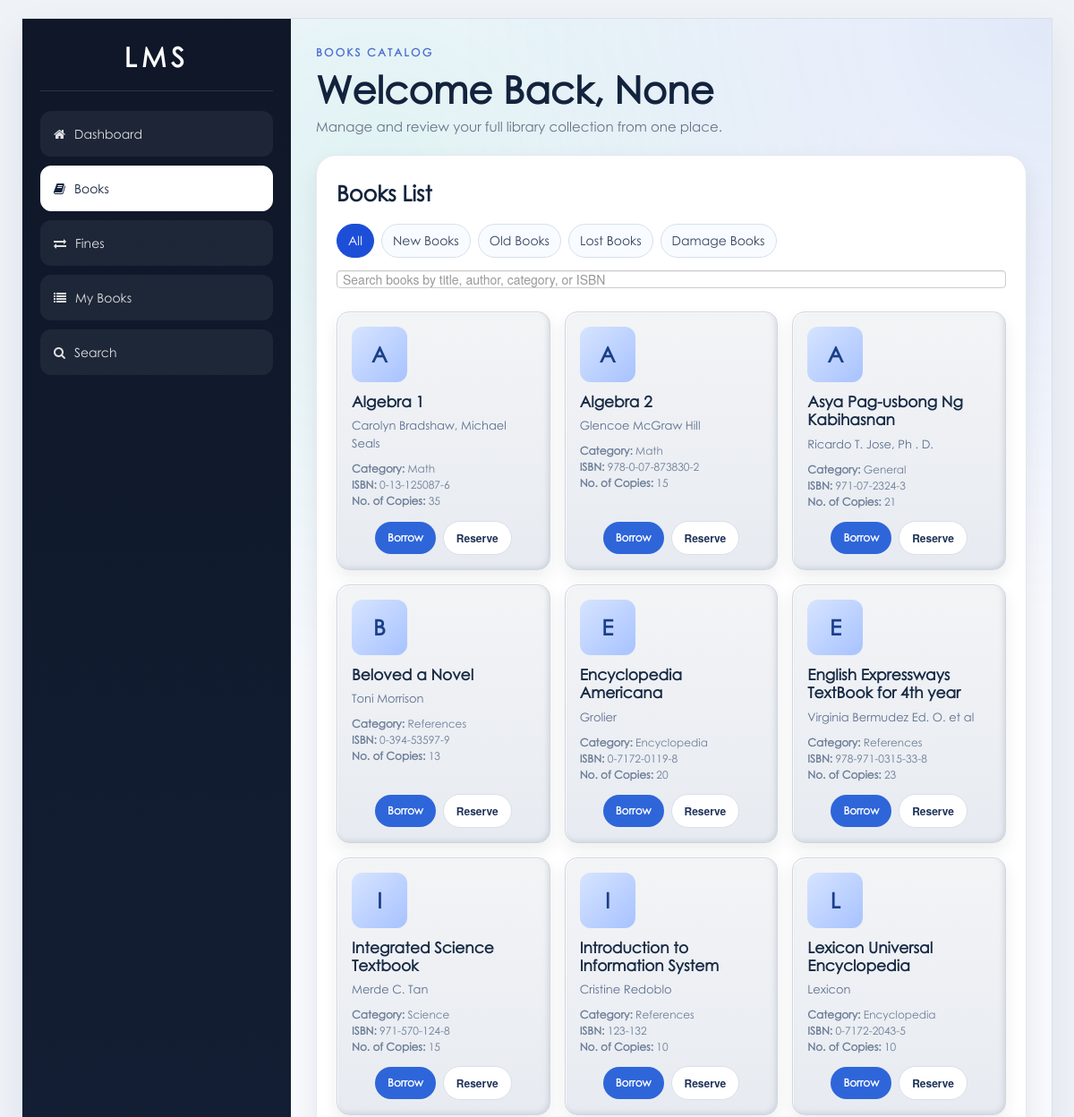
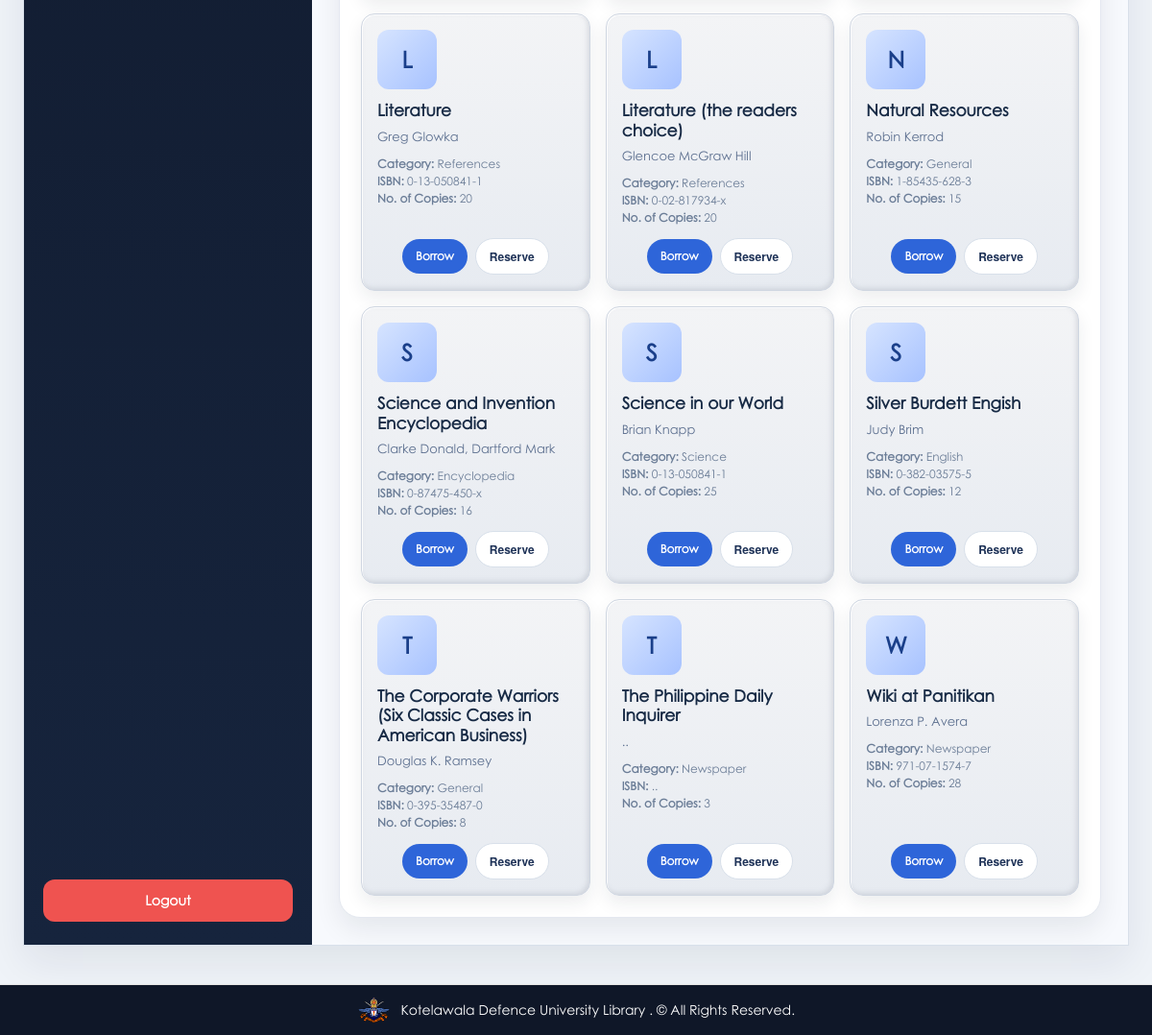
Screenshot of /student/books.php (signed in) with the database file from the repository (2 pictures, top to bottom).
### tables this page shows
CREATE TABLE IF NOT EXISTS `book` (
  `book_id` int(11) NOT NULL AUTO_INCREMENT,
  `book_title` varchar(100) NOT NULL,
  `category_id` int(50) NOT NULL,
  `author` varchar(50) NOT NULL,
  `book_copies` int(11) NOT NULL,
  `book_pub` varchar(100) NOT NULL,
  `publisher_name` varchar(100) NOT NULL,
  `isbn` varchar(50) NOT NULL,
  `copyright_year` int(11) NOT NULL,
  `date_receive` varchar(20) NOT NULL,
  `date_added` datetime NOT NULL,
  `status` varchar(30) NOT NULL,
  PRIMARY KEY (`book_id`)
);

CREATE TABLE IF NOT EXISTS `category` (
  `category_id` int(11) NOT NULL AUTO_INCREMENT,
  `classname` varchar(50) DEFAULT NULL,
  PRIMARY KEY (`category_id`),
  UNIQUE KEY `category_id` (`category_id`),
  KEY `classid` (`category_id`)
);

### student/books.php (the view, shortened to what this page needs)
<?php include('header.php'); ?>
<?php include('session.php'); ?>
<?php include('dbcon.php'); ?>
<?php
$book_filter = isset($_GET['filter']) ? strtolower(trim($_GET['filter'])) : 'all';
$book_filter_map = array(
    'all' => array('label' => 'All Books', 'query' => "SELECT b.*, c.classname FROM book b LEFT JOIN category c ON b.category_id = c.category_id ORDER BY b.book_title ASC"),
    'new' => array('label' => 'New Books', 'query' => "SELECT b.*, c.classname FROM book b LEFT JOIN category c ON b.category_id = c.category_id WHERE b.status = 'new' ORDER BY b.book_title ASC"),
    'old' => array('label' => 'Old Books', 'query' => "SELECT b.*, c.classname FROM book b LEFT JOIN category c ON b.category_id = c.category_id WHERE b.status = 'old' ORDER BY b.book_title ASC"),
    'lost' => array('label' => 'Lost Books', 'query' => "SELECT b.*, c.classname FROM book b LEFT JOIN category c ON b.category_id = c.category_id WHERE b.status = 'lost' ORDER BY b.book_title ASC"),
    'damage' => array('label' => 'Damage Books', 'query' => "SELECT b.*, c.classname FROM book b LEFT JOIN category c ON b.category_id = c.category_id WHERE b.status = 'Damage' ORDER BY b.book_title ASC"),
);
$account_name = 'Account';
$account_query = mysqli_query($con, "SELECT username, firstname, lastname FROM students WHERE student_id='" . (int)$session_id . "' LIMIT 1") or die(mysqli_error($con));
$account_row = mysqli_fetch_assoc($account_query);
if ($account_row) {
    $account_name = trim($account_row['username']);
    if ($account_name === '') {
        $account_name = trim($account_row['firstname'] . ' ' . $account_row['lastname']);
    }
}
if (isset($_SESSION['username']) && trim($_SESSION['username']) !== '') {
    $account_name = trim($_SESSION['username']);
}
$reserved_book_ids = array();
$borrowed_book_ids = array();
?>
<div class="container dashboard-shell">
    <div class="dashboard-panel">
        <div class="dashboard-sidebar">
            <div class="dashboard-brand">LMS</div>
            <ul class="dashboard-nav">
                <li><a href="dashboard.php"><i class="icon-home"></i> Dashboard</a></li>
                <li><a class="active" href="books.php"><i class="icon-book"></i> Books</a></li>
                <li><a href="fines.php"><i class="icon-exchange"></i> Fines</a></li>
                <li><a href="my_books.php"><i class="icon-list"></i> My Books</a></li>
                <li><a href="advance_search.php"><i class="icon-search"></i> Search</a></li>
            </ul>
            <div class="sidebar-footer">
                <a class="logout-btn" href="#logout" data-toggle="modal">Logout</a>
            </div>
        </div>
        <div class="dashboard-content">
            <div class="dashboard-hero">
                <div>
                    <div class="eyebrow">Books Catalog</div>
                    <h2>Welcome Back, <?php echo htmlspecialchars($account_name); ?></h2>
                    <p>Manage and review your full library collection from one place.</p>
                </div>
            </div>
            <div class="books-card">
                <div class="books-card-head">
                    <h3>Books List</h3>
                </div>
                <div class="book-filter-tabs">
                    <a class="<?php echo $book_filter === 'all' ? 'active' : ''; ?>" href="books.php">All</a>
                    <a class="<?php echo $book_filter === 'new' ? 'active' : ''; ?>" href="books.php?filter=new">New Books</a>
                    <a class="<?php echo $book_filter === 'old' ? 'active' : ''; ?>" href="books.php?filter=old">Old Books</a>
                    <a class="<?php echo $book_filter === 'lost' ? 'active' : ''; ?>" href="books.php?filter=lost">Lost Books</a>
                    <a class="<?php echo $book_filter === 'damage' ? 'active' : ''; ?>" href="books.php?filter=damage">Damage Books</a>
                </div>
                <div class="book-search-wrap">
                    <input type="text" id="bookSearchInput" class="book-search-input" placeholder="Search books by title, author, category, or ISBN">
                </div>
                <div class="books-grid" id="booksGrid">
                    <?php
                    $user_query = mysqli_query($con, $book_filter_map[$book_filter]['query']) or die(mysqli_error($con));
                    while ($row = mysqli_fetch_array($user_query)) {
                        $id = $row['book_id'];
                        $book_copies = (int) $row['book_copies'];
                        $total = max(0, $book_copies);
                        $is_reserved = isset($reserved_book_ids[(int) $id]);
                        $is_borrowed = isset($borrowed_book_ids[(int) $id]);
                        $can_reserve = $total > 0 && !$is_reserved && !$is_borrowed;
                        $book_title = trim($row['book_title']);
                        $author = trim($row['author']);
                        $category = trim((string)$row['classname']);
                        $isbn = trim((string)$row['isbn']);
                        $search_blob = strtolower($book_title . ' ' . $author . ' ' . $category . ' ' . $isbn);
                        $cover_letter = strtoupper(substr($book_title, 0, 1));
                    ?>
                    <div class="book-name-card" data-search="<?php echo htmlspecialchars($search_blob); ?>">
                        <div class="book-cover-chip"><?php echo htmlspecialchars($cover_letter); ?></div>
                        <h4 class="book-card-title"><?php echo htmlspecialchars($book_title); ?></h4>
                        <p class="book-card-author"><?php echo htmlspecialchars($author); ?></p>
                        <div class="book-card-meta">
                            <div><strong>Category:</strong> <?php echo htmlspecialchars($category); ?></div>
                            <div><strong>ISBN:</strong> <?php echo htmlspecialchars($isbn); ?></div>
                            <div><strong>No. of Copies:</strong> <?php echo (int) $total; ?></div>
                        </div>
                        <div class="book-card-actions">
                            <?php if ($total > 0) { ?>
                                <a href="borrow.php" class="book-borrow-btn">Borrow</a>
                            <?php } else { ?>
                                <span class="book-borrow-btn" style="opacity:0.6; cursor:not-allowed; pointer-events:none;">Unavailable</span>
                            <?php } ?>
                            <?php if ($can_reserve) { ?>
                                <form method="post" action="reserve_book.php" style="margin:0;">
                                    <button type="submit" class="book-reserve-btn">Reserve</button>
                                </form>
                            <?php } elseif ($is_reserved) { ?>
                                <span class="book-reserve-btn disabled">Reserved</span>
                            <?php } elseif ($is_borrowed) { ?>
                                <span class="book-reserve-btn disabled">Borrowed</span>
                            <?php } else { ?>
                                <span class="book-reserve-btn disabled">Unavailable</span>
                            <?php } ?>
                        </div>
                    </div>
                    <?php } ?>
                </div>
            </div>
        </div>
    </div>
</div>
<?php include('footer.php'); ?>

### css/docs.css (style rules this page uses)
body { font-family:'TR Century Gothic',Helvetica,Arial,sans-serif !important; }
body { background: url(../img/grid_noise.png); position: relative; }

### css/print.css (style rules this page uses)
body { font-family:arial; font-size:13px; }

### rows the page displays
book: book_title "A", book_title "Algebra 1", author "Carolyn Bradshaw, Michael Seals", category.classname "Math", isbn "0-13-125087-6", book_copies "35", shows "Borrow"
book: book_title "A", book_title "Algebra 2", author "Glencoe McGraw Hill", category.classname "Math", isbn "978-0-07-873830-2", book_copies "15", shows "Borrow"
book: book_title "A", book_title "Asya Pag-usbong Ng Kabihasnan", author "Ricardo T. Jose, Ph . D.", category.classname "General", isbn "971-07-2324-3", book_copies "21", shows "Borrow"
book: book_title "B", book_title "Beloved a Novel", author "Toni Morrison", category.classname "References", isbn "0-394-53597-9", book_copies "13", shows "Borrow"
book: book_title "E", book_title "Encyclopedia Americana", author "Grolier", category.classname "Encyclopedia", isbn "0-7172-0119-8", book_copies "20", shows "Borrow"
book: book_title "E", book_title "English Expressways TextBook for 4th year", author "Virginia Bermudez Ed. O. et al", category.classname "References", isbn "978-971-0315-33-8", book_copies "23", shows "Borrow"
book: book_title "I", book_title "Integrated Science Textbook", author "Merde C. Tan", category.classname "Science", isbn "971-570-124-8", book_copies "15", shows "Borrow"
book: book_title "I", book_title "Introduction to Information System", author "Cristine Redoblo", category.classname "References", isbn "123-132", book_copies "10", shows "Borrow"
book: book_title "L", book_title "Lexicon Universal Encyclopedia", author "Lexicon", category.classname "Encyclopedia", isbn "0-7172-2043-5", book_copies "10", shows "Borrow"
book: book_title "L", book_title "Literature", author "Greg Glowka", category.classname "References", isbn "0-13-050841-1", book_copies "20", shows "Borrow"
book: book_title "L", book_title "Literature (the readers choice)", author "Glencoe McGraw Hill", category.classname "References", isbn "0-02-817934-x", book_copies "20", shows "Borrow"
book: book_title "N", book_title "Natural Resources", author "Robin Kerrod", category.classname "General", isbn "1-85435-628-3", book_copies "15", shows "Borrow"
book: book_title "S", book_title "Science and Invention Encyclopedia", author "Clarke Donald, Dartford Mark", category.classname "Encyclopedia", isbn "0-87475-450-x", book_copies "16", shows "Borrow"
book: book_title "S", book_title "Science in our World", author "Brian Knapp", category.classname "Science", isbn "0-13-050841-1", book_copies "25", shows "Borrow"
book: book_title "S", book_title "Silver Burdett Engish", author "Judy Brim", category.classname "English", isbn "0-382-03575-5", book_copies "12", shows "Borrow"
book: book_title "T", book_title "The Corporate Warriors (Six Classic Cases in American Business)", author "Douglas K. Ramsey", category.classname "General", isbn "0-395-35487-0", book_copies "8", shows "Borrow"
book: book_title "T", book_title "The Philippine Daily Inquirer", author "..", category.classname "Newspaper", isbn "..", book_copies "3", shows "Borrow"
book: book_title "W", book_title "Wiki at Panitikan", author "Lorenza P. Avera", category.classname "Newspaper", isbn "971-07-1574-7", book_copies "28", shows "Borrow"

### other values shown
$account_name "None"
